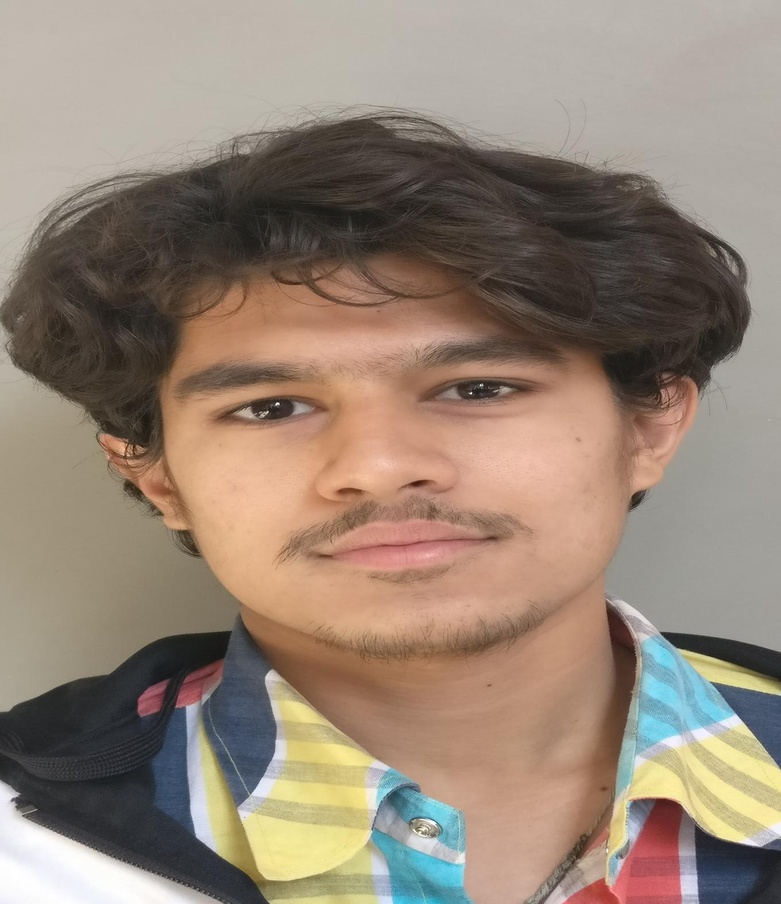
%> input picture submission2/Dataset/29_1.JPG, 781 x 904 px, shrunk from 1360 x 1575 before the run
$ octave PPCA_with_EM.m   (GNU Octave 9; MATLAB toolbox functions it lacks are replaced by stand-ins)
%> lines starting %> are read from the running program, lines starting %| are printed output that depends on the picture
%Please see the microsoft paper "Bishop ....."
%Check by variying q size .................

clear;
clc;

tic;
%Image file reading
T = imread('29_1.jpg');
%> T is the input picture: size 904x781x3 uint8; mean R, G, B 149.1, 132.1, 117.6
T = rgb2gray(T);
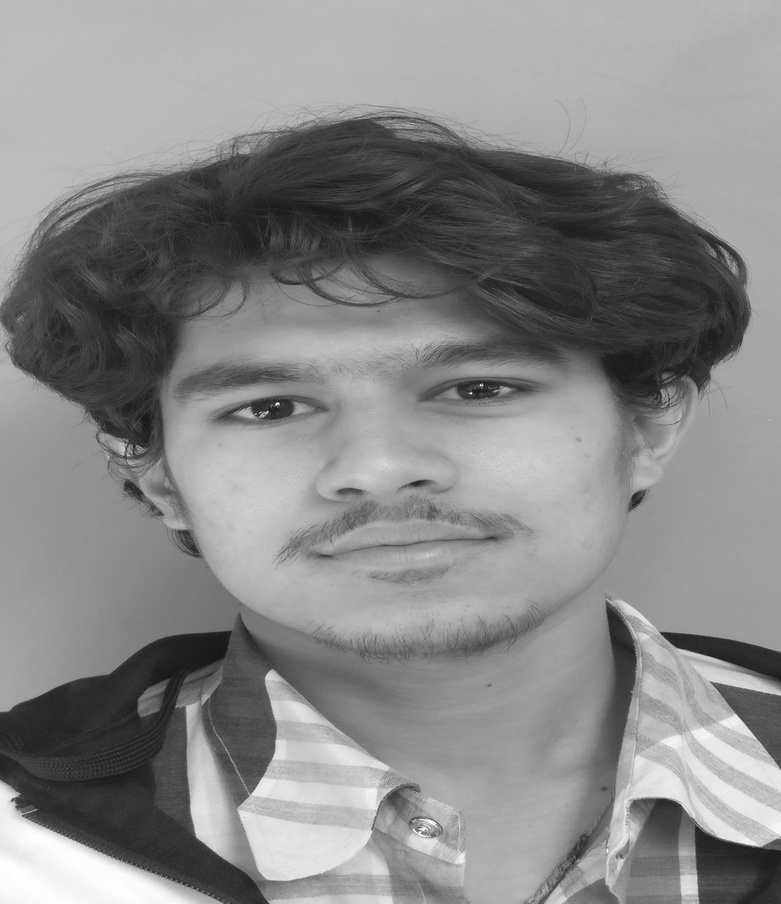
%> T: size 904x781 uint8; min 20, max 255, mean 135.5
T = im2double(T);
%> T: size 904x781 double
ori = T;
imwrite(ori,'Origianl.jpg');
%No of Basis (Eigen Vectors)
q = 25;

%Computing the mean value
for j = 1:size(T,2)
    mu(j) = mean(T(:,j));
end
%> after the loop, mu = 781 values, max 0.668 at index 1, min 0.395 at index 153, mean 0.532

S = zeros(size(T,2));

%Computing the Covariance matrix as mentioned in the first para of the
%paper
for n = 1:size(T,1)
    S = S + (T(n,:)' - mu') * (T(n,:)' - mu')';
end

S = 1/size(T,1)*S;


No_iteration = 3;
W = randn(size(T,2),q);
sigma = randn(1);

for i=1:1:No_iteration
    M = W'*W + sigma*eye(q);
    W = S*W*inv(sigma*eye(q)+inv(M)*W'*S*W);
    sigma = (1/size(S,1))*trace(S-S*W*inv(M)*W');
end
%> this loop made 3 passes
%> sigma on passes 1 to 3: -0.226, -0.184, -0.0535
%> pass 2, `M = W'*W + sigma*eye(q);`:
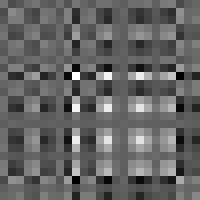
%> M: size 25x25 double (shown 8 times larger); min -1258.4, max 2031.2, mean 35.2; drawn with min black and max white


for i = 1:size(T,1)
     Tnorm(i,:) = T(i,:) - mu;
end
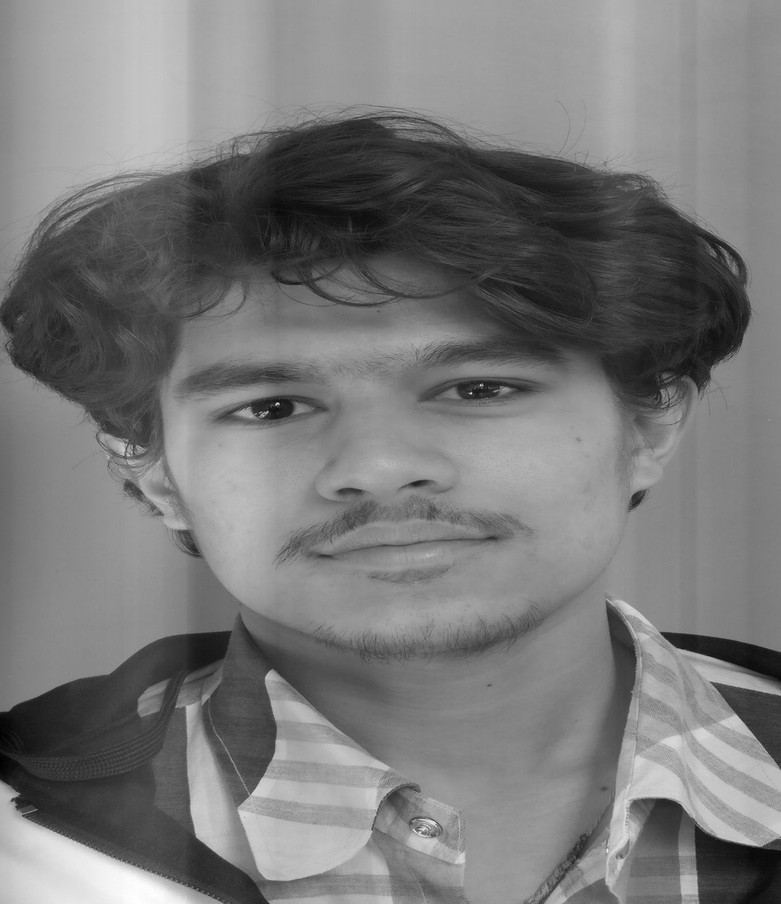
%> Tnorm: size 904x781 double; min -0.535, max 0.594, mean -9.33e-17; drawn with min black and max white

%Equation no 6
X = W'*Tnorm';

%Mentioned in page no 6 above section 4 last line
rec = ((W*inv(W'*W)*X))';

for j = 1:size(T,1)
    rec(j,1:size(T,2)) = (rec(j,1:size(T,2))+mu(1:size(T,2)));
end

%Computing the norm error
error = norm(rec-ori);
%> error = 6.84
imshow(rec);
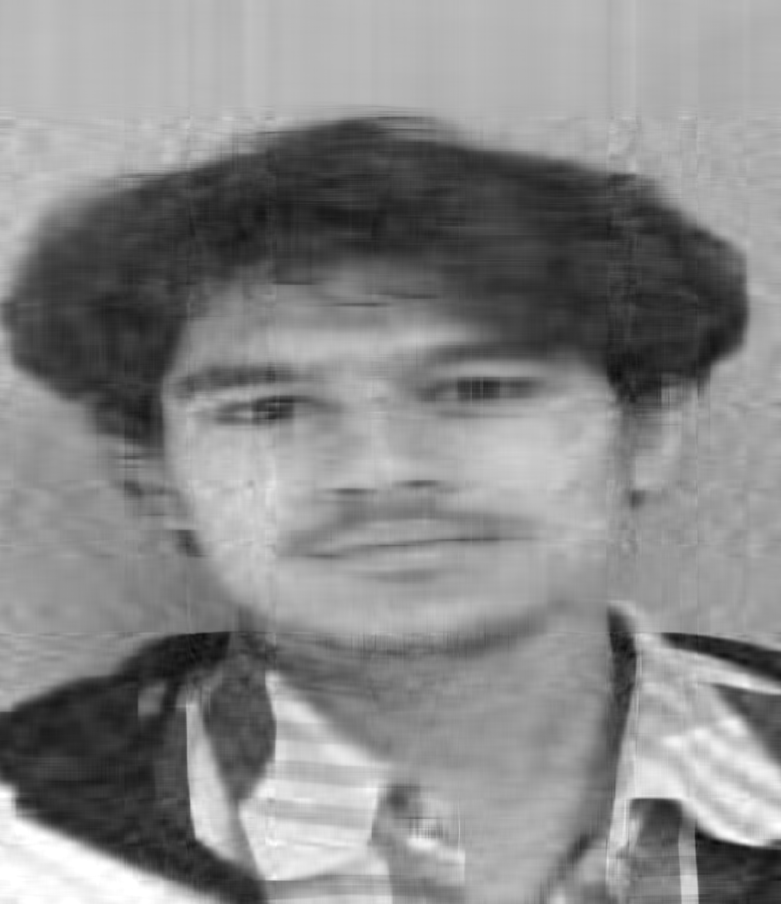
%> displayed picture: size 904x781, on the screen's scale of 0 to 255; min 11, max 255, mean 135.5
imwrite(rec,'New_Image.jpg');
toc;
